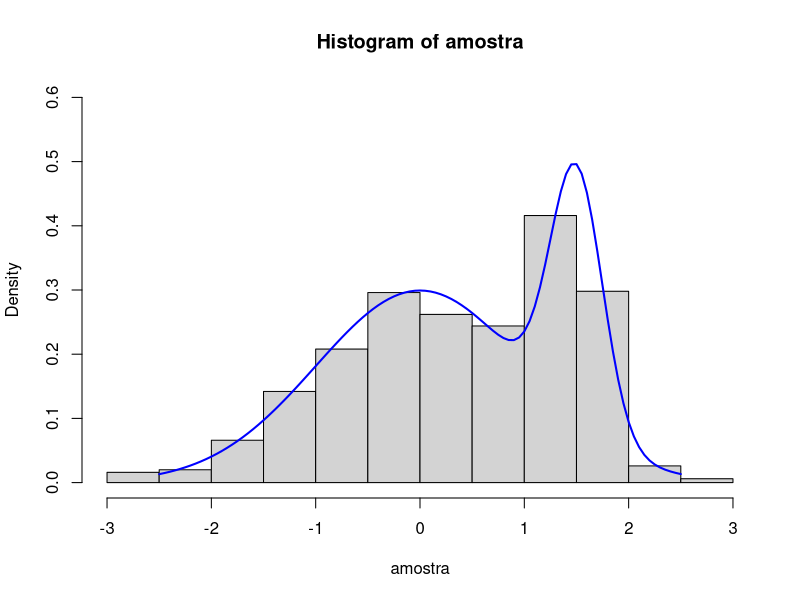
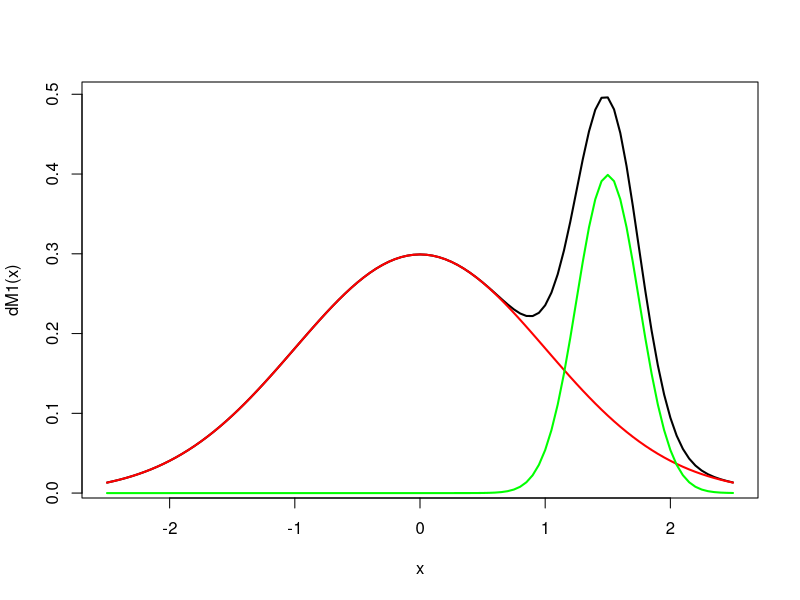
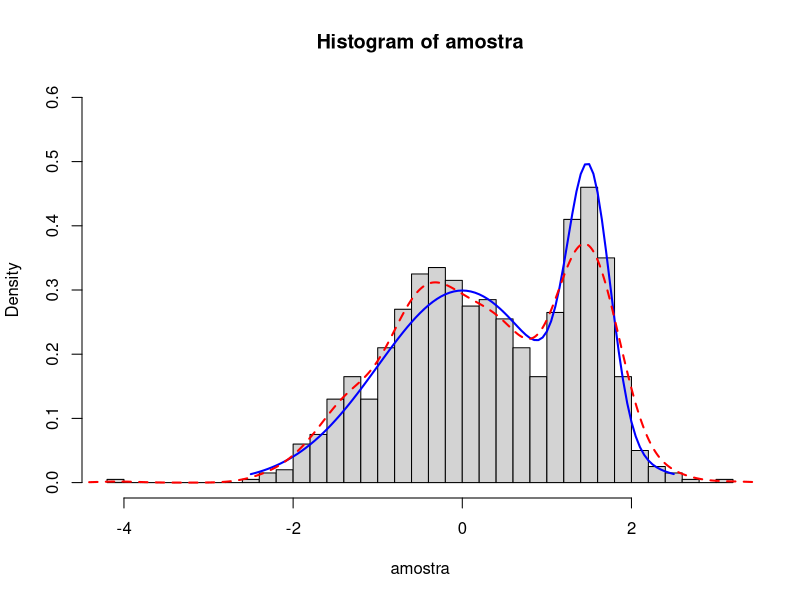
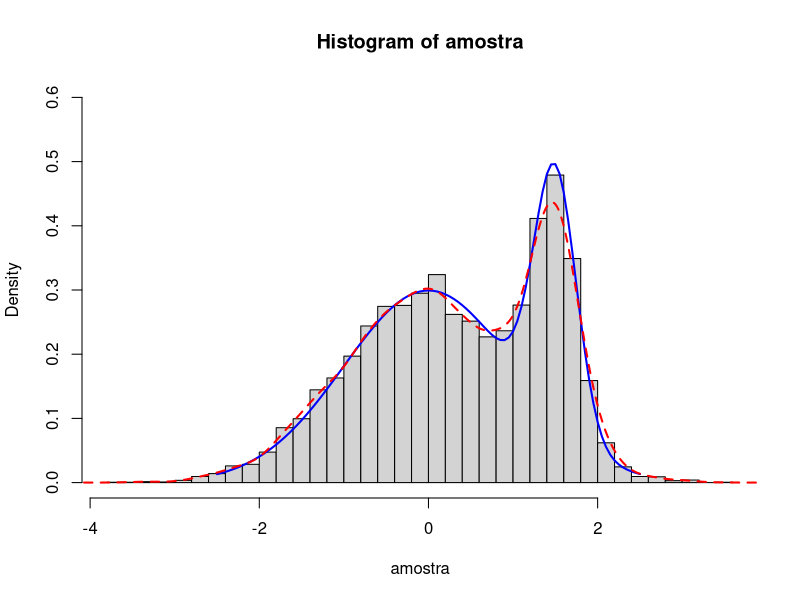
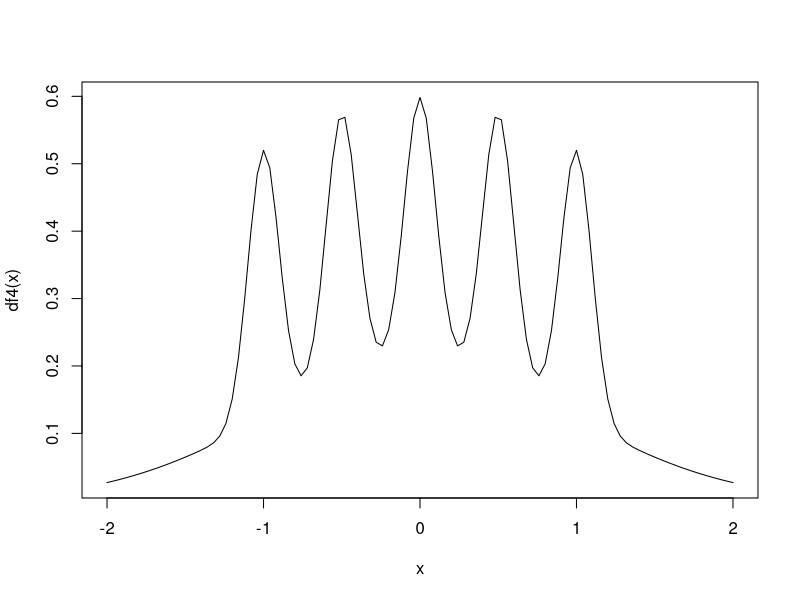
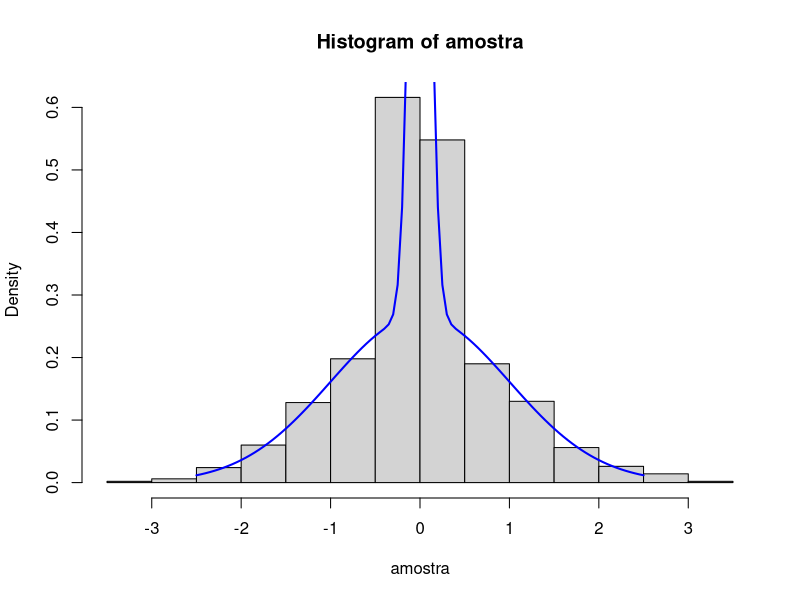

Here is the R script that generated these plots, in order:
rM1<-function()
{
  u<-runif(1)
  ifelse(u<=0.75, rnorm(1,0,1), rnorm(1,1.5,0.25))
}

dM1<-function(x) 0.75*dnorm(x,0,1)+ 0.25*dnorm(x, 1.5, 0.25)


amostra<- replicate(1000,rM1())
hist(amostra, freq=F, ylim = c(0,0.6), breaks = )
curve(dM1(x), from=-2.5, to=2.5, add=T, col="blue", lwd=2)



curve(dM1(x), from=-2.5, to=2.5, lwd=2)
curve(0.75*dnorm(x,0,1), from=-2.5, to=2.5, add=T, col="red", lwd=2)
curve(0.25*dnorm(x,1.5,0.25), from=-2.5, to=2.5, add=T, col="green", lwd=2)



rM1<-function(n)
{
  u<-runif(n)
  ifelse(u<=0.75, rnorm(n,0,1), rnorm(n,1.5,0.25))
}

amostra<- rM1(1000)
hist(amostra, freq=F, ylim = c(0,0.6), breaks =50 )
curve(dM1(x), from=-2.5, to=2.5, add=T, col="blue", lwd=2)
lines(density(amostra), lty=2, col="red", lwd=2)

# Sem o ifelse
rM1<-function(n, p1=0.75 ,media1=0, media2=1.5, sd1=1, sd2=0.25) #p1 é a prop da densidade 1
{
  u<-runif(n)
  I<-as.numeric(u<=p1) # 1, distribuição 1 da mistura
  media<-I*media1 + (1-I)*media2
  sd<-I*sd1 + (1-I)*sd2
  return(rnorm(n,media,sd))
}

dM1<-function(x, p1=0.75, media1=0, media2=1.5, sd1=1, sd2=0.25) p1*dnorm(x,media1,sd1)+ (1-p1)*dnorm(x, media2, sd2)

p1<-0.75
media1<-0
media2<-1.5
sd1<-0
sd2<-0.25

momento1<-p1*media1 + (1-p1)*media2 # Primeiro momento da mistura
momento2<-p1*(media1^2 + sd1^2) + (1-p1)*(media2^2 + sd2^2)

variancia<- momento2 - (momento1)^2

mean(amostra)
var(amostra)

amostra<- rM1(10000)
hist(amostra, freq=F, ylim = c(0,0.6), breaks =50 )
curve(dM1(x), from=-2.5, to=2.5, add=T, col="blue", lwd=2)
lines(density(amostra), lty=2, col="red", lwd=2)


# Misturas 1/5 N(0,1) + 1/5 N(1/2,2/3) + 3/5 N(13/2, 5/9)

# 2/3 N(0,1) + 1/3 N(0,1/10)

# 1/2 N(0,1) + sum(i=0:4)(1/10 N(i/2 - 1), 1/10)

df4<-function(x) (0.5)*dnorm(x,0,1) + (1/10)*dnorm(x, -1, 1/10)  + (1/10)*dnorm(x, -0.5, 1/10) +  (1/10)*dnorm(x, 0, 1/10) + (1/10)*dnorm(x, 0.5, 1/10) + (1/10)*dnorm(x, 1, 1/10)
curve(df4(x), from=-2, to=2)


rM4<-function()
{
  u<-runif(1000)
  
  
}


# 2/3 N(0,1) + 1/3 N(0,1/10)

rM2<-function(n, p1=2/3, media1=0, media2=0, sd1=1, sd2=1/10) #p1 é a prop da densidade 1
{
  u<-runif(n)
  I<-as.numeric(u<=p1) # 1, distribuição 1 da mistura
  media<-I*media1 + (1-I)*media2
  sd<-I*sd1 + (1-I)*sd2
  return(rnorm(n,media,sd))
}

dM2<-function(x, p1=2/3, media1=0, media2=0, sd1=1, sd2=1/10) p1*dnorm(x,media1,sd1)+ (1-p1)*dnorm(x, media2, sd2)
amostra<-rM2(1000)
hist(amostra, freq=F)  
curve(dM2(x), from=-2.5, to=2.5, add=T, col="blue", lwd=2)




